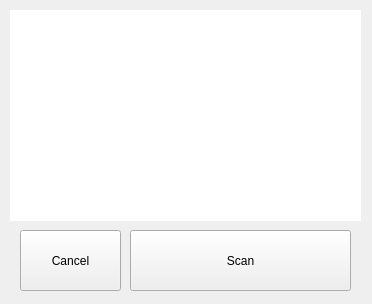
<?xml version="1.0" encoding="UTF-8"?>
<ui version="4.0">
 <class>Form</class>
 <widget class="QWidget" name="Form">
  <property name="enabled">
   <bool>true</bool>
  </property>
  <property name="geometry">
   <rect>
    <x>0</x>
    <y>0</y>
    <width>372</width>
    <height>304</height>
   </rect>
  </property>
  <property name="sizePolicy">
   <sizepolicy hsizetype="Preferred" vsizetype="Preferred">
    <horstretch>0</horstretch>
    <verstretch>0</verstretch>
   </sizepolicy>
  </property>
  <property name="windowTitle">
   <string>Form</string>
  </property>
  <widget class="QLabel" name="image_label">
   <property name="geometry">
    <rect>
     <x>10</x>
     <y>10</y>
     <width>351</width>
     <height>211</height>
    </rect>
   </property>
   <property name="styleSheet">
    <string notr="true">background-color: white
</string>
   </property>
   <property name="text">
    <string/>
   </property>
  </widget>
  <widget class="QPushButton" name="cancel_btn">
   <property name="geometry">
    <rect>
     <x>20</x>
     <y>230</y>
     <width>101</width>
     <height>61</height>
    </rect>
   </property>
   <property name="text">
    <string>Cancel</string>
   </property>
  </widget>
  <widget class="QPushButton" name="scan_btn">
   <property name="geometry">
    <rect>
     <x>130</x>
     <y>230</y>
     <width>221</width>
     <height>61</height>
    </rect>
   </property>
   <property name="text">
    <string>Scan</string>
   </property>
  </widget>
 </widget>
 <resources/>
 <connections/>
</ui>
